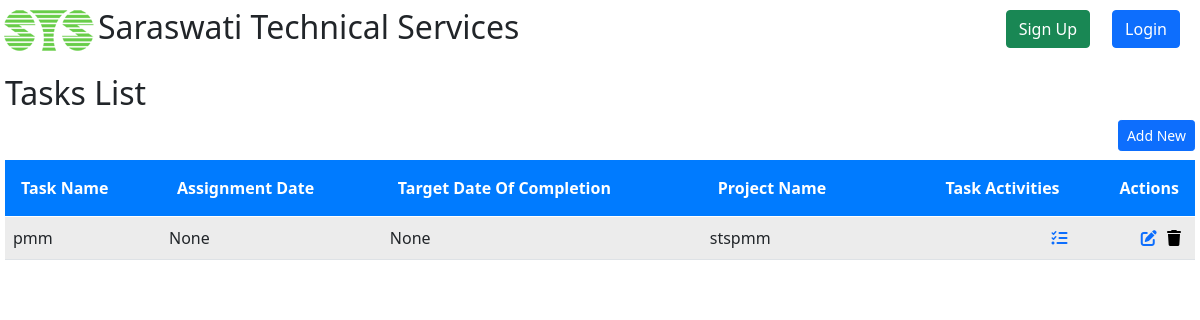
Page /tasks/tasksList/ on the earlier database version.
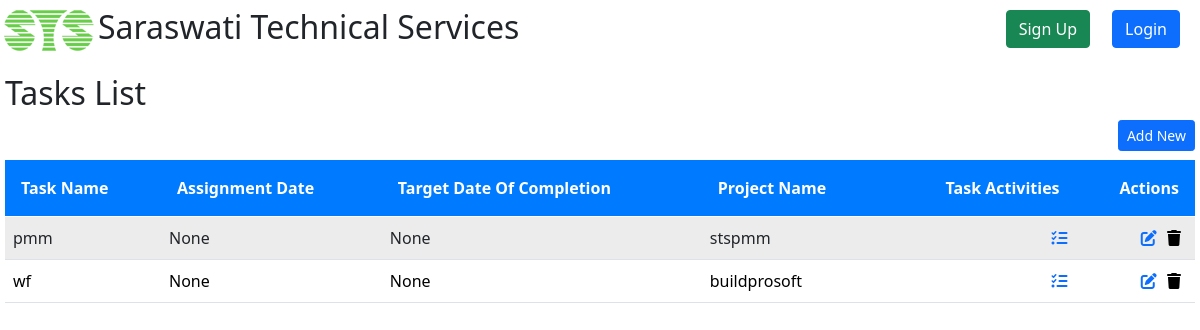
Same page on the later database version.
### Tasks/models.py (models this page shows, shortened)
class Tasks(models.Model):
    project = models.ForeignKey(Project, on_delete=models.CASCADE, blank=True, null=True)
    taskName = models.CharField(max_length=30, null=True, blank=True)
    taskDescription = models.TextField(blank=True, null=True)
    assignedTo = models.ForeignKey(Staff, on_delete=models.CASCADE, max_length=30, blank=True, null=True)
    assignmentDate = models.DateField(blank=True, null=True)
    targetDateOfCompletion = models.DateField(null=True, blank=True)

### Project/models.py (models this page shows)
class Project(models.Model):
    projectProposal = models.ForeignKey(ProjectProposal, on_delete=models.CASCADE, blank=True, null=True)
    projectName = models.CharField(max_length=30, blank=True, null=True)
    cost = models.DecimalField(max_digits=15, decimal_places=2, blank=True, null=True)
    agency = models.CharField(max_length=25, blank=True, null=True)
    description = models.TextField(blank=True, null=True)
    sector = models.OneToOneField(Sector, on_delete=models.CASCADE, blank=True, null=True)
    scopeItems = models.ForeignKey(ScopeItem, on_delete=models.CASCADE, blank=True, null=True)
    incharge = models.ForeignKey(Staff, related_name='incharge_projects', on_delete=models.CASCADE, blank=True, null=True)
    dateOfCommencement = models.DateField(blank=True, null=True)
    lastDateOfDelivery = models.DateField(blank=True, null=True)
    def __str__(self):
        return self.projectName if self.projectName else "Unnamed Project"

### Tasks/views.py (the view)
# urls.py: path('tasksList/', views.tasksList, name="tasksList"),
def tasksList(request):
    tasks = Tasks.objects.all()
    context = {"tasks": tasks}
    return render(request, "tasks/tasksList.html", context)

### Tasks/templates/tasks/tasksList.html (shortened to what this page needs)
{% extends "registration/base.html" %}
{% block content %}
    <h2>Tasks List</h2>
    <a href="{% url 'tasksCreateView' %}">
        <button type="button" class="btn btn-primary btn-sm" style="float:right;"> Add New
        </button>
    </a>
    <table  class="table table-striped table-hover mt-5">
        <thead>
            <tr>
                <th class="text-start">Task Name</th>
                <th class="text-start">Assignment Date</th>
                <th class="text-start">Target Date Of Completion</th>
                <th class="text-start">Project Name</th>
                <th class="text-end">Task Activities</th>
                <th class="text-end">Actions</th>
            </tr>
        </thead>
        <tbody>
            {% for tk in tasks %}
            <tr>
                <td class="text-start">{{ tk.taskName }}</td>
                <td class="text-start">{{ tk.assignmentDate }}</td>
                <td class="text-start">{{ tk.targetDateOfCompletion }}</td>
                <td class="text-start">{{ tk.project }}</td>
                <td class="text-end">
                    <a href="{% url 'taskActivitiesList' tk.id %}" title="View Task Activities"><i class="fas fa-tasks" aria-hidden="true"></i></a>
                </td>
                <td class="text-end">
                    <a href="{% url 'tasksUpdateView' tk.id %}" title="Edit Task"><i class="fas fa-edit" aria-hidden="true"></i></a>
                    <form action="{% url 'tasksDeleteView' tk.id %}" method="post" style="display:inline;" id="delete-form-{{ tk.id }}">
                        <button type="submit" style="background: none; border: none; cursor: pointer;" title="Delete Task">
                            <i class="fas fa-trash" aria-hidden="true"></i>
                        </button>
                    </form>
                </td>
            </tr>
            {% endfor %}
        </tbody>
    </table>
{% endblock %}

Differences in the rows shown:
added Tasks: taskName "wf", assignmentDate "None", targetDateOfCompletion "None", project "buildprosoft"
